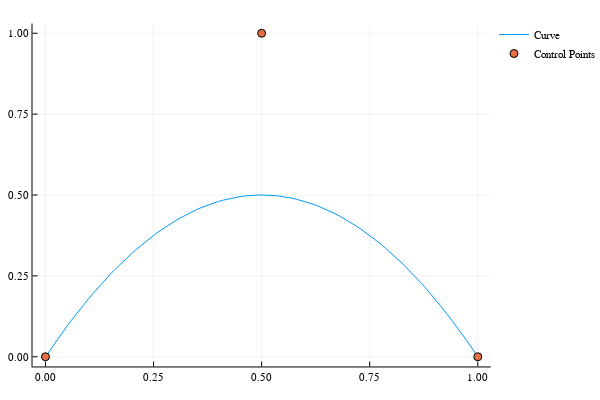

This figure's notebook cell:
### Markdown cell above
We also implemented the special function that use Plots to display the Bezier curves.

### Code cell
JuliaIGA.BezierPlot(C,0.01)

### Figure 1 — Plotly figure (JSON) as saved in the notebook; plotly's stock layout.template omitted (floating-point values rounded to 4 significant figures)
{"data": [{"colorbar": {"title": ""}, "hoverinfo": "text", "legendgroup": "Curve", "line": {"color": "rgba(0, 154, 250, 1.000)", "dash": "solid", "shape": "linear", "width": 1}, "mode": "lines", "name": "Curve", "showlegend": true, "text": [null, null, null, null, null, null, null, null, null, null, null, null, null, null, null, null, null, null, null, null, null, null, null, null, null, null, null, null, null, null, null, null, null, null, null, null, null, null, null, null, null, null, null, null, null, null, null, null, null, null, null, null, null, null, null, null, null, null, null, null, null, null, null, null, null, null, null, null, null, null, null, null, null, null, null, null, null, null, null, null, null, null, null, null, null, null, null, null, null, null, null, null, null, null, null, null, null, null, null, null, null], "type": "scatter", "x": [0, 0.01, 0.02, 0.03, 0.04, 0.05, 0.06, 0.07, 0.08, 0.09, 0.1, 0.11, 0.12, 0.13, 0.14, 0.15, 0.16, 0.17, 0.18, 0.19, 0.2, 0.21, 0.22, 0.23, 0.24, 0.25, 0.26, 0.27, 0.28, 0.29, 0.3, 0.31, 0.32, 0.33, 0.34, 0.35, 0.36, 0.37, 0.38, 0.39, 0.4, 0.41, 0.42, 0.43, 0.44, 0.45, 0.46, 0.47, 0.48, 0.49, 0.5, 0.51, 0.52, 0.53, 0.54, 0.55, 0.56, 0.57, 0.58, 0.59, 0.6, 0.61, 0.62, 0.63, 0.64, 0.65, 0.66, 0.67, 0.68, 0.69, 0.7, 0.71, 0.72, 0.73, 0.74, 0.75, 0.76, 0.77, 0.78, 0.79, 0.8, 0.81, 0.82, 0.83, 0.84, 0.85, 0.86, 0.87, 0.88, 0.89, 0.9, 0.91, 0.92, 0.93, 0.94, 0.95, 0.96, 0.97, 0.98, 0.99, 1], "xaxis": "x1", "y": [0, 0.0198, 0.0392, 0.0582, 0.0768, 0.095, 0.1128, 0.1302, 0.1472, 0.1638, 0.18, 0.1958, 0.2112, 0.2262, 0.2408, 0.255, 0.2688, 0.2822, 0.2952, 0.3078, 0.32, 0.3318, 0.3432, 0.3542, 0.3648, 0.375, 0.3848, 0.3942, 0.4032, 0.4118, 0.42, 0.4278, 0.4352, 0.4422, 0.4488, 0.455, 0.4608, 0.4662, 0.4712, 0.4758, 0.48, 0.4838, 0.4872, 0.4902, 0.4928, 0.495, 0.4968, 0.4982, 0.4992, 0.4998, 0.5, 0.4998, 0.4992, 0.4982, 0.4968, 0.495, 0.4928, 0.4902, 0.4872, 0.4838, 0.48, 0.4758, 0.4712, 0.4662, 0.4608, 0.455, 0.4488, 0.4422, 0.4352, 0.4278, 0.42, 0.4118, 0.4032, 0.3942, 0.3848, 0.375, 0.3648, 0.3542, 0.3432, 0.3318, 0.32, 0.3078, 0.2952, 0.2822, 0.2688, 0.255, 0.2408, 0.2262, 0.2112, 0.1958, 0.18, 0.1638, 0.1472, 0.1302, 0.1128, 0.095, 0.0768, 0.0582, 0.0392, 0.0198, 0], "yaxis": "y1", "zmax": 0.1, "zmin": -0.1}, {"colorbar": {"title": ""}, "hoverinfo": "text", "legendgroup": "Control Points", "marker": {"color": "rgba(227, 111, 71, 1.000)", "line": {"color": "rgba(0, 0, 0, 1.000)", "width": 1}, "size": 8, "symbol": "circle"}, "mode": "markers", "name": "Control Points", "showlegend": true, "text": [null, null, null], "type": "scatter", "x": [0, 0.5, 1], "xaxis": "x1", "y": [0, 1, 0], "yaxis": "y1", "zmax": 0.1, "zmin": -0.1}], "layout": {"annotations": [], "height": 400, "legend": {"bgcolor": "rgba(255, 255, 255, 1.000)", "bordercolor": "rgba(0, 0, 0, 1.000)", "font": {"color": "rgba(0, 0, 0, 1.000)", "family": "sans-serif", "size": 11}, "tracegroupgap": 0, "x": 1, "y": 1}, "margin": {"b": 20, "l": 0, "r": 0, "t": 20}, "paper_bgcolor": "rgba(255, 255, 255, 1.000)", "plot_bgcolor": "rgba(255, 255, 255, 1.000)", "showlegend": true, "width": 600, "xaxis": {"anchor": "y1", "domain": [0.06582, 0.9934], "gridcolor": "rgba(0, 0, 0, 0.100)", "gridwidth": 0.5, "linecolor": "rgba(0, 0, 0, 1.000)", "mirror": false, "range": [-0.03, 1.03], "showgrid": true, "showline": true, "showticklabels": true, "tickangle": 0, "tickcolor": "rgb(0, 0, 0)", "tickfont": {"color": "rgba(0, 0, 0, 1.000)", "family": "sans-serif", "size": 11}, "tickmode": "array", "ticks": "inside", "ticktext": ["0.00", "0.25", "0.50", "0.75", "1.00"], "tickvals": [0, 0.25, 0.5, 0.75, 1], "title": "", "titlefont": {"color": "rgba(0, 0, 0, 1.000)", "family": "sans-serif", "size": 15}, "type": "-", "visible": true, "zeroline": false, "zerolinecolor": "rgba(0, 0, 0, 1.000)"}, "yaxis": {"anchor": "x1", "domain": [0.03762, 0.9902], "gridcolor": "rgba(0, 0, 0, 0.100)", "gridwidth": 0.5, "linecolor": "rgba(0, 0, 0, 1.000)", "mirror": false, "range": [-0.03, 1.03], "showgrid": true, "showline": true, "showticklabels": true, "tickangle": 0, "tickcolor": "rgb(0, 0, 0)", "tickfont": {"color": "rgba(0, 0, 0, 1.000)", "family": "sans-serif", "size": 11}, "tickmode": "array", "ticks": "inside", "ticktext": ["0.00", "0.25", "0.50", "0.75", "1.00"], "tickvals": [0, 0.25, 0.5, 0.75, 1], "title": "", "titlefont": {"color": "rgba(0, 0, 0, 1.000)", "family": "sans-serif", "size": 15}, "type": "-", "visible": true, "zeroline": false, "zerolinecolor": "rgba(0, 0, 0, 1.000)"}}}
